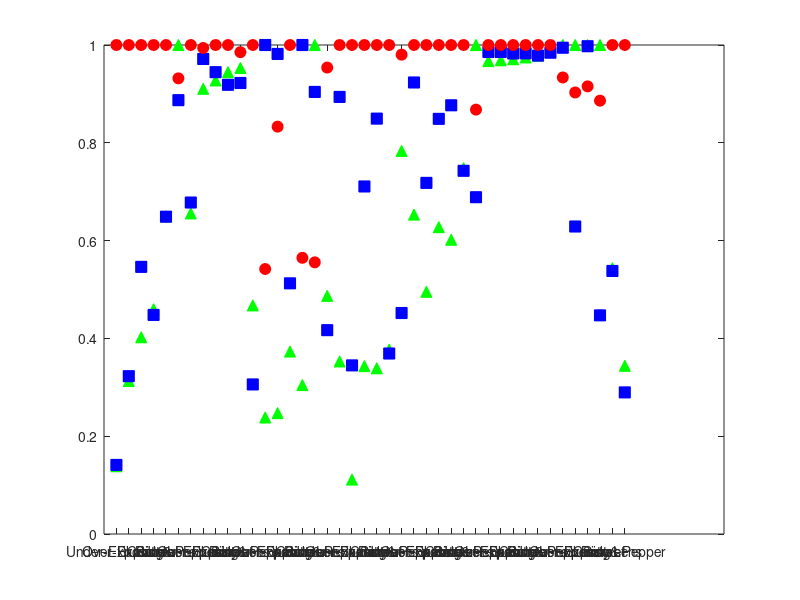

Here is the MATLAB script that generated this plot: (Note: this script raises an error after producing the figure.)
%% Script to Analyze Image Quality Metrics Results

% Clover Thebolt, clover.thebolt@gtri.gatech.edu
% Rohit Chakravarthy, rohit.chakravarthy@gtri.gatech.edu

clc
clear all
close all

%% General Parameters
MetricTypes = {'PSNR (dB)','SSIM Score','CWSSIM Score','UNIQUE Score',...
    'MSUNIQUE Score','CSV Score','SUMMER Score'};
EnhMethTypes = {'BLS-GSM (Wavelet-Transform Method)','BM3D (Blended Method)',...
    'NLM (Spatial Method)'};
EnhMethColors = {'g','b','r'};
EnhMethMarkers = {'^','square','o'};

%% Load Results and Initialize Parameters for CURE-OR 
% Key:
% 1st dim is # of distortion types (6 total)
% 2nd dim is # of images (10 total)
% 3rd dim is # of metrics (7 total)
load('CUREORMetricsNLM_var0.001.mat','CUREORMetricsNLM');
load('CUREORMetricsBM3D_var0.001.mat','CUREORMetricsBM3D');
load('CUREORMetricsBLSGSM_var0.001.mat','CUREORMetricsBLSGSM');
% Combine cells into one
CUREORMetricsResults(:,:,:,1) = CUREORMetricsBLSGSM;
CUREORMetricsResults(:,:,:,2) = CUREORMetricsBM3D;
CUREORMetricsResults(:,:,:,3) = CUREORMetricsNLM;
% Dataset-specific Parameters
num_images = 10;
CUREORDistortionTypes = {'Under-Exposure','Over-Exposure','Blurring',...
    'Contrast','Dirty Lens','Salt & Pepper'};

%% (Not Used) Plot Individual Image Quality Enhancement Results
% for i_metric_type = 1:1  %length(MetricTypes)
%     for i_distortion_type = 1:1  %length(CUREORDistortionTypes)  
%         figure
%         for i_enh_meth = 1:3
%             plot(1:num_images,[CUREORMetricsResults{i_distortion_type,:,i_metric_type,i_enh_meth}],...
%                 'Color',EnhMethColors{i_enh_meth},'LineStyle','none',...
%                 'Marker',EnhMethMarkers{i_enh_meth},'MarkerSize',8,'MarkerFaceColor',EnhMethColors{i_enh_meth})
%             hold on
%         end
%         title('Comparison of Image Quality Enhancement Methods',...
%             strcat('Dataset=CURE-OR, Distortion Type=',CUREORDistortionTypes(i_distortion_type)))
%         xlabel('Image Number'), ylabel(MetricTypes(i_metric_type))
%         legend('BLS-GSM (Wavelet-Transform Method)','BM3D (Blended Method)','NLM (Spatial Method)',...
%             'Location','best')
%     end
% end

%% (Plots Not Used) Get CURE-OR Enhancement Method Rankings
indiv_im_rankings = zeros(num_images,3,length(CUREORDistortionTypes),length(MetricTypes));
all_im_avg_rankings = zeros(3,length(CUREORDistortionTypes),length(MetricTypes));
for i_metric_type = 1:length(MetricTypes)
    for i_distortion_type = 1:length(CUREORDistortionTypes)  
        for i_image = 1:num_images
            [~,m_ind] = sort([CUREORMetricsResults{i_distortion_type,i_image,i_metric_type,:}],'descend');
            indiv_im_rankings(i_image,1:3,i_distortion_type,i_metric_type) = m_ind;
        end
        all_im_avg_rankings(:,i_distortion_type,i_metric_type) = mean(indiv_im_rankings(:,:,i_distortion_type,i_metric_type),1);
    end
end
% % Plot Rankings
% for i_metric_type = 1:length(MetricTypes)
%     figure
%     for i_enh_meth = 1:3   
%         plot(1:length(CUREORDistortionTypes),all_im_avg_rankings(i_enh_meth,:,i_metric_type),...
%             'Color',EnhMethColors{i_enh_meth},'LineStyle','none',...
%             'Marker',EnhMethMarkers{i_enh_meth},'MarkerSize',8,'MarkerFaceColor',EnhMethColors{i_enh_meth})
%         hold on
%     end
%     set(gca,'Ydir','reverse')
%     title('Comparison of Image Quality Enhancement Method Rankings',...
%         strcat('Dataset=CURE-OR, All Distortion Types, Metric Type=',MetricTypes(i_metric_type)))
%     xlabel('Distortion Type'), ylabel('Ranking (1-3)')
%     xticklabels(CUREORDistortionTypes)
%     legend('BLS-GSM (Wavelet-Transform Method)','BM3D (Blended Method)',...
%         'NLM (Spatial Method)','Location','best')
% end

%% (Not Used) Get Average Scores
% all_im_avg_scores = zeros(3,length(CUREORDistortionTypes),length(MetricTypes));
% for i_metric_type = 1:length(MetricTypes)
%     for i_distortion_type = 1:length(CUREORDistortionTypes)
%         for i_enh_meth = 1:3
%             all_im_avg_scores(i_enh_meth,i_distortion_type,i_metric_type) = mean([CUREORMetricsResults{i_distortion_type,:,i_metric_type,i_enh_meth}],2);
%         end
%     end
% end
% % Plot Average Scores
% for i_metric_type = 1:length(MetricTypes)
%     figure
%     for i_enh_meth = 1:3   
%         plot(1:length(CUREORDistortionTypes),all_im_avg_scores(i_enh_meth,:,i_metric_type),...
%             'Color',EnhMethColors{i_enh_meth},'LineStyle','none',...
%             'Marker',EnhMethMarkers{i_enh_meth},'MarkerSize',8,'MarkerFaceColor',EnhMethColors{i_enh_meth})
%         hold on
%     end
%     title('Comparison of Image Quality Enhancement Method Scores',...
%         strcat('Dataset=CURE-OR, All Distortion Types, Metric Type=',MetricTypes(i_metric_type)))
%     xlabel('Distortion Type'), ylabel('Metric Type Score')
%     xticklabels(CUREORDistortionTypes)
%     legend('BLS-GSM (Wavelet-Transform Method)','BM3D (Blended Method)',...
%         'NLM (Spatial Method)','Location','best')
% end

%% Normalize Scores for each image to be between 0 and 1
indiv_im_scores_norm = zeros(length(CUREORDistortionTypes),num_images,length(MetricTypes),3);
all_im_avg_scores_norm = zeros(3,length(CUREORDistortionTypes),length(MetricTypes));
for i_metric_type = 1:length(MetricTypes)
    for i_distortion_type = 1:length(CUREORDistortionTypes)  
        for i_image = 1:num_images
            indiv_im_scores_norm(i_distortion_type,i_image,i_metric_type,:) = normalize([CUREORMetricsResults{i_distortion_type,i_image,i_metric_type,:}],"norm",Inf);
        end
        all_im_avg_scores_norm(:,i_distortion_type,i_metric_type) = mean(indiv_im_scores_norm(i_distortion_type,:,i_metric_type,:),2);
    end
end
% Plot Normalized Scores
figure
MetricType_Labels = {'PSNR','SSIM','CWSSIM','UNIQUE','MSUNIQUE','CSV','SUMMER'};
for i_metric_type = 1:length(MetricTypes)
    for i_enh_meth = 1:3   
        plot((i_metric_type-1)*length(CUREORDistortionTypes)+1:(i_metric_type-1)*length(CUREORDistortionTypes)+length(CUREORDistortionTypes),all_im_avg_scores_norm(i_enh_meth,:,i_metric_type),...
            'Color',EnhMethColors{i_enh_meth},'LineStyle','none',...
            'Marker',EnhMethMarkers{i_enh_meth},'MarkerSize',8,'MarkerFaceColor',EnhMethColors{i_enh_meth})
        set(gca,'XTick',(1:length(CUREORDistortionTypes)*length(MetricTypes)),'XTickLabel',repmat(CUREORDistortionTypes,1,length(MetricTypes)))
        hold on
    end
end
title('Comparison of Image Quality Enhancement Method Scores (Normalized)',...
    strcat('Dataset=CURE-OR, All Distortion Types, All Metric Types'))
xlabel('Distortion Type'), ylabel('Normalized Scores (0-1)')
legend('BLS-GSM (Wavelet-Transform Method)','BM3D (Blended Method)',...
    'NLM (Spatial Method)','Location','east')

%% Calc Totals of Best/#1 Rankings by Distortion Type
all_im_avg_rankings_rounded = round(all_im_avg_rankings);
enh_meths_best_totals = zeros(3,length(CUREORDistortionTypes));
for i_distortion_type = 1:length(CUREORDistortionTypes)
    for i_enh_meth = 1:3
        enh_meths_best_totals(i_enh_meth,i_distortion_type) = ...
            sum(all_im_avg_rankings_rounded(i_enh_meth,i_distortion_type,:)==1);
    end
end
% Bar graph of the totals
figure
h_bar = bar(enh_meths_best_totals');
set(gca,'XTick',(1:length(CUREORDistortionTypes)),'XTickLabel',CUREORDistortionTypes)
h_ax = gca;
h_ax.ColorOrder = [0 1 0; 0 0 1; 1 0 0];
h_text = [];
for i_bar = 1:length(h_bar)
    h_text = [h_text text(h_bar(i_bar).XData+h_bar(i_bar).XOffset,h_bar(i_bar).YData,num2str(h_bar(i_bar).YData.'), ...
                          'VerticalAlignment','bottom','horizontalalign','center')];
end
ylim([0 7.5])
title('Image Quality Enhancement Method Rankings By Distortion Type',...
    strcat('Dataset=CURE-OR, Summing #1 Rankings over All 7 Metric Types'))
xlabel('Distortion Type'), ylabel('#1 Rankings (max 7 possible)')
legend('BLS-GSM (Wavelet-Transform Method)','BM3D (Blended Method)','NLM (Spatial Method)',...
    'Location','north')


